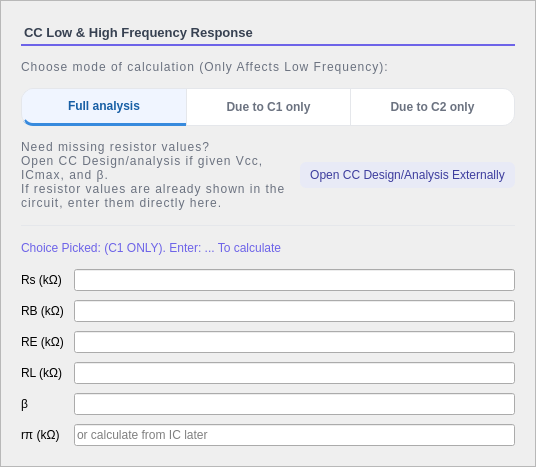
        <widget class="QFrame" name="frameResistors">
         <property name="sizePolicy">
          <sizepolicy hsizetype="Expanding" vsizetype="Preferred">
           <horstretch>0</horstretch>
           <verstretch>0</verstretch>
          </sizepolicy>
         </property>
         <property name="minimumSize">
          <size>
           <width>0</width>
           <height>0</height>
          </size>
         </property>
         <property name="maximumSize">
          <size>
           <width>1000</width>
           <height>16777215</height>
          </size>
         </property>
         <property name="styleSheet">
          <string notr="true">#frameResistors { 
	background-color: #ffffff; 
	border-right: 1px solid #e5e7eb;
    background-color: white;
    border: 1px solid #e5e7eb;
    border-radius: 14px;
}
</string>
         </property>
         <property name="frameShape">
          <enum>QFrame::Shape::StyledPanel</enum>
         </property>
         <property name="frameShadow">
          <enum>QFrame::Shadow::Raised</enum>
         </property>
         <layout class="QVBoxLayout" name="verticalLayout">
          <property name="spacing">
           <number>14</number>
          </property>
          <property name="leftMargin">
           <number>20</number>
          </property>
          <property name="topMargin">
           <number>24</number>
          </property>
          <property name="rightMargin">
           <number>20</number>
          </property>
          <property name="bottomMargin">
           <number>20</number>
          </property>
          <item>
           <widget class="QLabel" name="labelInputs">
            <property name="sizePolicy">
             <sizepolicy hsizetype="Preferred" vsizetype="Fixed">
              <horstretch>0</horstretch>
              <verstretch>0</verstretch>
             </sizepolicy>
            </property>
            <property name="maximumSize">
             <size>
              <width>16777215</width>
              <height>30</height>
             </size>
            </property>
            <property name="styleSheet">
             <string notr="true">QLabel {
    color: #374151;
    font-size: 13px;
    font-weight: 600;
	background-color: transparent;
    padding-bottom: 4px;
    border: none;
    border-bottom: 2px solid #6D63E8;
	
	
	font: 13pt &quot;Rockwell&quot;;
}</string>
            </property>
            <property name="text">
             <string>CC Low &amp; High Frequency Response</string>
            </property>
           </widget>
          </item>
          <item>
           <widget class="QLabel" name="labelChoose">
            <property name="sizePolicy">
             <sizepolicy hsizetype="Preferred" vsizetype="Fixed">
              <horstretch>0</horstretch>
              <verstretch>0</verstretch>
             </sizepolicy>
            </property>
            <property name="cursor">
             <cursorShape>WhatsThisCursor</cursorShape>
            </property>
            <property name="toolTip">
             <string>&lt;html&gt;&lt;head/&gt;&lt;body&gt;&lt;p&gt;&lt;span style=&quot; color:#00aaff;&quot;&gt;Select the calculation mode based on which capacitor is given.&lt;/span&gt;&lt;/p&gt;&lt;p&gt;&lt;span style=&quot; color:#00aaff;&quot;&gt;&lt;br/&gt;&lt;/span&gt;&lt;/p&gt;&lt;p&gt;&lt;span style=&quot; color:#00aaff;&quot;&gt;• Full Analysis: use C1 and/or C2 together to find the overall low cutoff range.&lt;/span&gt;&lt;/p&gt;&lt;p&gt;&lt;span style=&quot; color:#00aaff;&quot;&gt;• C1 only: use only the input coupling capacitor C1.&lt;/span&gt;&lt;/p&gt;&lt;p&gt;&lt;span style=&quot; color:#00aaff;&quot;&gt;• C2 only: use only the output coupling capacitor C2..&lt;/span&gt;&lt;/p&gt;&lt;p&gt;&lt;span style=&quot; color:#00aaff;&quot;&gt;&lt;br/&gt;&lt;/span&gt;&lt;/p&gt;&lt;p&gt;&lt;span style=&quot; color:#00aaff;&quot;&gt;For quiz questions that say “due to C1/C2 only,” choose the matching mode.&lt;/span&gt;&lt;/p&gt;&lt;/body&gt;&lt;/html&gt;</string>
            </property>
            <property name="styleSheet">
             <string notr="true">font: 600 9pt 'Segoe UI'; color: #6b7280; letter-spacing: 1px;</string>
            </property>
            <property name="text">
             <string>Choose mode of calculation (Only Affects Low Frequency):</string>
            </property>
           </widget>
          </item>
          <item>
           <layout class="QHBoxLayout" name="horizontalLayout_5">
            <property name="spacing">
             <number>0</number>
            </property>
            <item>
             <widget class="QPushButton" name="buttonFullAnalysis">
              <property name="enabled">
               <bool>true</bool>
              </property>
              <property name="minimumSize">
               <size>
                <width>0</width>
                <height>0</height>
               </size>
              </property>
              <property name="maximumSize">
               <size>
                <width>16777215</width>
                <height>55</height>
               </size>
              </property>
              <property name="cursor">
               <cursorShape>PointingHandCursor</cursorShape>
              </property>
              <property name="styleSheet">
               <string notr="true">QPushButton { 
    background-color: white; 
    color: #6b7280; 
    font-size: 12px; 
    font-weight: 500; 
    padding: 10px 18px;
    border: 1px solid #e5e7eb; /* Subtle light gray border */
    border-right: none;        /* Hide internal borders to prevent double-thickness */
}

/* 2. ACTIVE STATE (The &quot;Selected&quot; Look) */
QPushButton:checked { 
    color: #185FA5; 
    background-color: #f0f5ff; 
    /* We use a 3px bottom border inside the button to match your preference */
    border-bottom: 3px solid #378ADD; 
}

/* 3. HOVER STATE */
QPushButton:hover:!checked { 
    color: #374151; 
    background-color: #f9fafb; 
}

/* 4. SHAPE: LEFTMOST BUTTON (Rounded on left only) */
QPushButton {
	border-top-left-radius: 12px;
    border-bottom-left-radius: 12px;
    border-top-right-radius: 0px;
    border-bottom-right-radius: 0px;
}</string>
              </property>
              <property name="text">
               <string>Full analysis</string>
              </property>
              <property name="checkable">
               <bool>true</bool>
              </property>
              <property name="checked">
               <bool>true</bool>
              </property>
              <property name="flat">
               <bool>false</bool>
              </property>
             </widget>
            </item>
            <item>
             <widget class="QPushButton" name="buttonGivenC1">
              <property name="maximumSize">
               <size>
                <width>16777215</width>
                <height>55</height>
               </size>
              </property>
              <property name="cursor">
               <cursorShape>PointingHandCursor</cursorShape>
              </property>
              <property name="styleSheet">
               <string notr="true">QPushButton { 
    background-color: white; 
    color: #6b7280; 
    font-size: 12px; 
    font-weight: 500; 
    padding: 10px 18px;
    border: 1px solid #e5e7eb; /* Subtle light gray border */
    border-right: none;        /* Hide internal borders to prevent double-thickness */
}

/* 2. ACTIVE STATE (The &quot;Selected&quot; Look) */
QPushButton:checked { 
    color: #185FA5; 
    background-color: #f0f5ff; 
    /* We use a 3px bottom border inside the button to match your preference */
    border-bottom: 3px solid #378ADD; 
}

/* 3. HOVER STATE */
QPushButton:hover:!checked { 
    color: #374151; 
    background-color: #f9fafb; 
}

/* 4. SHAPE: middle*/
QPushButton {
    border-radius: 0px;
}</string>
              </property>
              <property name="text">
               <string>Due to C1 only</string>
              </property>
              <property name="checkable">
               <bool>true</bool>
              </property>
             </widget>
            </item>
            <item>
             <widget class="QPushButton" name="buttonGivenC2">
              <property name="maximumSize">
               <size>
                <width>16777215</width>
                <height>55</height>
               </size>
              </property>
              <property name="cursor">
               <cursorShape>PointingHandCursor</cursorShape>
              </property>
              <property name="styleSheet">
               <string notr="true">QPushButton { 
    background-color: white; 
    color: #6b7280; 
    font-size: 12px; 
    font-weight: 500; 
    padding: 10px 18px;
    border: 1px solid #e5e7eb; /* Subtle light gray border */
    border-right: none;        /* Hide internal borders to prevent double-thickness */
}

/* 2. ACTIVE STATE (The &quot;Selected&quot; Look) */
QPushButton:checked { 
    color: #185FA5; 
    background-color: #f0f5ff; 
    /* We use a 3px bottom border inside the button to match your preference */
    border-bottom: 3px solid #378ADD; 
}

/* 3. HOVER STATE */
QPushButton:hover:!checked { 
    color: #374151; 
    background-color: #f9fafb; 
}

/* 4. SHAPE: RIGHTMOST BUTTON (Rounded on right only) */
QPushButton {
    border-top-left-radius: 0px;
    border-bottom-left-radius: 0px;
    border-top-right-radius: 12px;
    border-bottom-right-radius: 12px;
    border-right: 1px solid #e5e7eb; /* Bring back the outer right border */
}</string>
              </property>
              <property name="text">
               <string>Due to C2 only</string>
              </property>
              <property name="checkable">
               <bool>true</bool>
              </property>
             </widget>
            </item>
           </layout>
          </item>
          <item>
           <layout class="QHBoxLayout" name="horizontalLayout_2">
            <item>
             <widget class="QLabel" name="labelNoteGivenVcc">
              <property name="sizePolicy">
               <sizepolicy hsizetype="Preferred" vsizetype="Fixed">
                <horstretch>0</horstretch>
                <verstretch>0</verstretch>
               </sizepolicy>
              </property>
              <property name="styleSheet">
               <string notr="true">font: 600 9pt 'Segoe UI'; color: #6b7280; letter-spacing: 1px;</string>
              </property>
              <property name="text">
               <string>Need missing resistor values?
Open CC Design/analysis if given Vcc, ICmax, and β.
If resistor values are already shown in the circuit, enter them directly here.</string>
              </property>
              <property name="wordWrap">
               <bool>true</bool>
              </property>
             </widget>
            </item>
            <item>
             <widget class="QPushButton" name="buttonOpen">
              <property name="cursor">
               <cursorShape>PointingHandCursor</cursorShape>
              </property>
              <property name="styleSheet">
               <string notr="true">QPushButton { background:#e8eaf6; color:#3d3d9e; border-radius:6px; font:700 9pt 'Segoe UI'; padding:6px 10px; border:none; }
QPushButton:hover { background:#6D63E8; color:white; }
QPushButton:checked { background:#6D63E8; color:white; }
QPushButton:pressed {
    /* Slightly darker than your #6D63E8 hover color */
    background-color: #5a52c7; 
    color: #f0f0f0;
    
    /* The &quot;Push&quot; effect: increase top padding, decrease bottom */
    padding-top: 8px;
    padding-bottom: 4px;
}</string>
              </property>
              <property name="text">
               <string>Open CC Design/Analysis Externally</string>
              </property>
             </widget>
            </item>
           </layout>
          </item>
          <item>
           <widget class="QFrame" name="div2">
            <property name="styleSheet">
             <string notr="true">color:#e5e7eb;</string>
            </property>
            <property name="frameShape">
             <enum>QFrame::Shape::HLine</enum>
            </property>
           </widget>
          </item>
          <item>
           <widget class="QLabel" name="labelChoicePicked">
            <property name="toolTip">
             <string>&lt;html&gt;&lt;head/&gt;&lt;body&gt;&lt;p&gt;&lt;span style=&quot; color:#00aaff;&quot;&gt;Mode of calculation: if given C1 only, choose Due to C1. If given C2 only, choose Due to C2.&lt;/span&gt;&lt;/p&gt;&lt;/body&gt;&lt;/html&gt;</string>
            </property>
            <property name="styleSheet">
             <string notr="true">font: 600 12pt 'Segoe UI'; color: #6D63E8;</string>
            </property>
            <property name="text">
             <string>Choice Picked: (C1 ONLY). Enter: ... To calculate</string>
            </property>
            <property name="wordWrap">
             <bool>true</bool>
            </property>
           </widget>
          </item>
          <item>
           <layout class="QGridLayout" name="gridInputs">
            <property name="horizontalSpacing">
             <number>10</number>
            </property>
            <property name="verticalSpacing">
             <number>9</number>
            </property>
            <item row="5" column="0">
             <widget class="QLabel" name="labelRpi">
              <property name="styleSheet">
               <string notr="true"/>
              </property>
              <property name="text">
               <string>rπ (kΩ)</string>
              </property>
             </widget>
            </item>
            <item row="2" column="1">
             <widget class="SmartLineEdit" name="lineRE">
              <property name="placeholderText">
               <string/>
              </property>
             </widget>
            </item>
            <item row="0" column="1">
             <widget class="SmartLineEdit" name="lineRs">
              <property name="placeholderText">
               <string/>
              </property>
             </widget>
            </item>
            <item row="1" column="1">
             <widget class="SmartLineEdit" name="lineRB">
              <property name="placeholderText">
               <string/>
              </property>
             </widget>
            </item>
            <item row="4" column="1">
             <widget class="SmartLineEdit" name="lineBeta">
              <property name="placeholderText">
               <string/>
              </property>
             </widget>
            </item>
            <item row="3" column="0">
             <widget class="QLabel" name="labelRL">
              <property name="styleSheet">
               <string notr="true"/>
              </property>
              <property name="text">
               <string>RL (kΩ)</string>
              </property>
             </widget>
            </item>
            <item row="0" column="0">
             <widget class="QLabel" name="labelRs">
              <property name="styleSheet">
               <string notr="true"/>
              </property>
              <property name="text">
               <string>Rs (kΩ)</string>
              </property>
             </widget>
            </item>
            <item row="3" column="1">
             <widget class="SmartLineEdit" name="lineRL">
              <property name="placeholderText">
               <string/>
              </property>
             </widget>
            </item>
            <item row="4" column="0">
             <widget class="QLabel" name="labelBeta">
              <property name="styleSheet">
               <string notr="true"/>
              </property>
              <property name="text">
               <string>β</string>
              </property>
             </widget>
            </item>
            <item row="5" column="1">
             <widget class="SmartLineEdit" name="lineRpi">
              <property name="placeholderText">
               <string>or calculate from IC later</string>
              </property>
             </widget>
            </item>
            <item row="2" column="0">
             <widget class="QLabel" name="labelRE">
              <property name="styleSheet">
               <string notr="true"/>
              </property>
              <property name="text">
               <string>RE (kΩ)</string>
              </property>
             </widget>
            </item>
            <item row="1" column="0">
             <widget class="QLabel" name="labelRB">
              <property name="styleSheet">
               <string notr="true"/>
              </property>
              <property name="text">
               <string>RB (kΩ)</string>
              </property>
             </widget>
            </item>
           </layout>
          </item>
         </layout>
        </widget>
